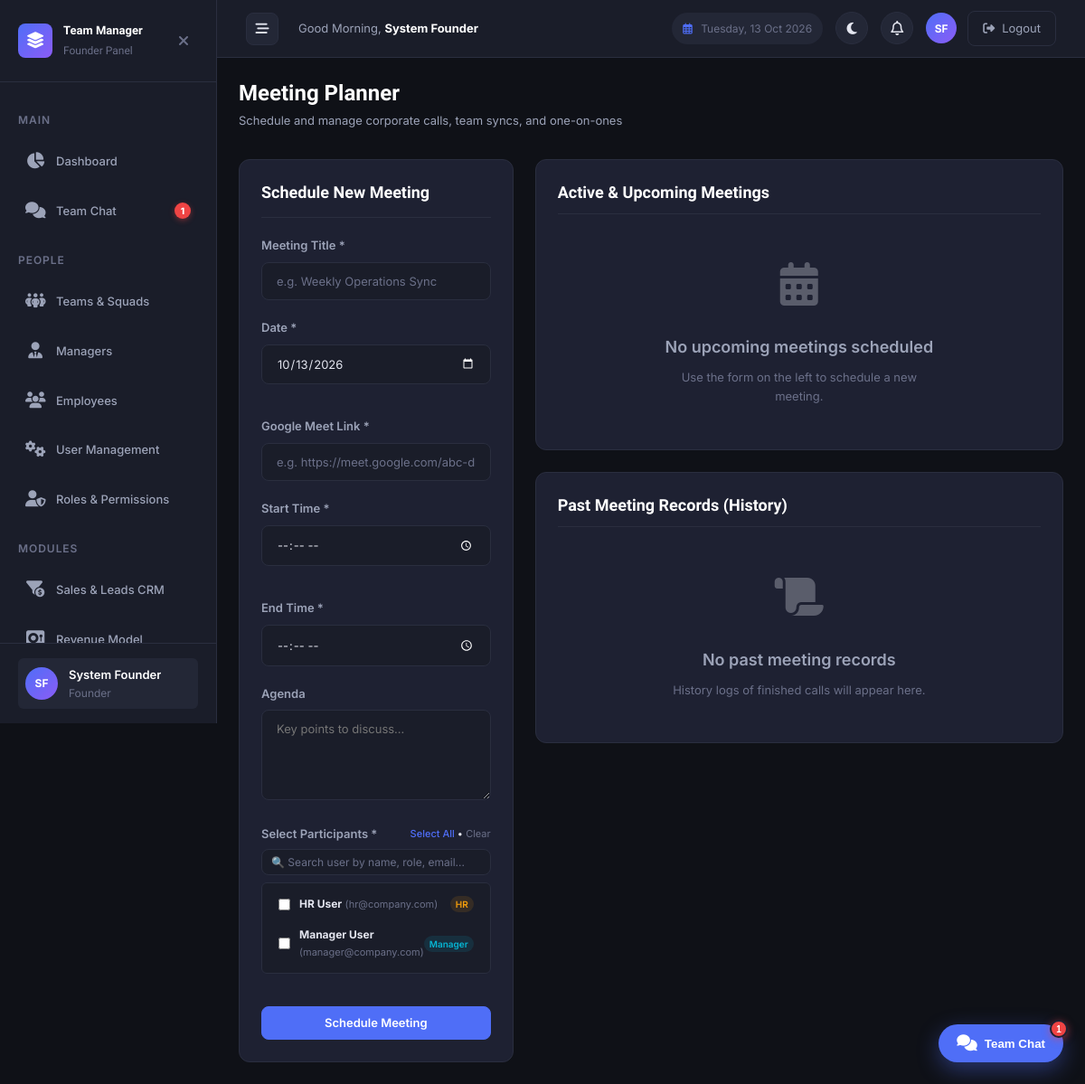
The app's page /founder/meetings.php (signed in) with its own data.
### tables this page shows
CREATE TABLE `roles` (
  `id` int NOT NULL AUTO_INCREMENT,
  `name` varchar(100) NOT NULL,
  `slug` varchar(50) NOT NULL,
  `description` text,
  `base_role` varchar(50) NOT NULL DEFAULT 'employee',
  `is_system` tinyint(1) NOT NULL DEFAULT '0',
  `created_at` timestamp NULL DEFAULT CURRENT_TIMESTAMP,
  `updated_at` timestamp NULL DEFAULT CURRENT_TIMESTAMP ON UPDATE CURRENT_TIMESTAMP,
  PRIMARY KEY (`id`),
  UNIQUE KEY `uk_slug` (`slug`)
);

CREATE TABLE `users` (
  `id` int NOT NULL AUTO_INCREMENT,
  `employee_id` varchar(50) DEFAULT NULL,
  `name` varchar(100) NOT NULL,
  `email` varchar(150) NOT NULL,
  `contact_no` varchar(20) DEFAULT NULL,
  `designation` varchar(100) DEFAULT NULL,
  `joining_date` date DEFAULT NULL,
  `base_salary` decimal(10,2) NOT NULL DEFAULT '30000.00',
  `password` varchar(255) NOT NULL,
  `pin` varchar(255) DEFAULT NULL,
  `role` varchar(50) NOT NULL DEFAULT 'employee',
  `manager_id` int DEFAULT NULL,
  `status` enum('active','inactive') NOT NULL DEFAULT 'active',
  `created_at` timestamp NULL DEFAULT CURRENT_TIMESTAMP,
  `updated_at` timestamp NULL DEFAULT CURRENT_TIMESTAMP ON UPDATE CURRENT_TIMESTAMP,
  `last_activity` timestamp NULL DEFAULT NULL,
  `presence_status` enum('automatic','dnd','away','offline') NOT NULL DEFAULT 'automatic',
  `custom_status_text` varchar(255) DEFAULT NULL,
  `custom_status_emoji` varchar(50) DEFAULT NULL,
  `last_active_at` timestamp NULL DEFAULT CURRENT_TIMESTAMP ON UPDATE CURRENT_TIMESTAMP,
  PRIMARY KEY (`id`),
  UNIQUE KEY `uk_email` (`email`),
  UNIQUE KEY `uk_employee_id` (`employee_id`),
  KEY `idx_role` (`role`),
  KEY `idx_manager_id` (`manager_id`),
  KEY `idx_status` (`status`),
  CONSTRAINT `fk_users_manager` FOREIGN KEY (`manager_id`) REFERENCES `users` (`id`) ON DELETE SET NULL ON UPDATE CASCADE
);

### founder/meetings.php (the view, shortened to what the rows shown need)
<?php
require_once __DIR__ . '/../includes/functions.php';
require_once __DIR__ . '/../includes/auth.php';
requireRole([ROLE_FOUNDER]);
$db = getDB();
$userId = getUserId();
$stmt = $db->prepare("
    SELECT id, name, role, email, designation
    FROM users
    WHERE status = 'active' AND id != ?
    ORDER BY FIELD(role, 'hr', 'manager', 'employee'), name ASC
");
$stmt->execute([$userId]);
$usersList = $stmt->fetchAll();
    ?>
    <?php
include __DIR__ . '/../includes/header.php';
?>
<div class="page-header">
    <div>
        <h1 class="page-title">Meeting Planner</h1>
    </div>
</div>
<div class="meetings-layout-grid">
    <div class="card fade-in">
        <form method="POST" action="" id="meeting-form">
            <div class="form-group" id="participants-container">
                <div id="participants-list-box" style="max-height: 200px; overflow-y: auto; border: 1px solid var(--color-border); border-radius: var(--radius-sm); padding: 8px 10px; background-color: var(--color-bg-secondary); display: flex; flex-direction: column; gap: 4px;">
                    <?php if (empty($usersList)): ?>
                        <div style="padding: 10px; text-align: center; color: var(--color-text-muted); font-size: 12px;">No other users available</div>
                    <?php else: ?>
                        <?php foreach ($usersList as $u): ?>
                            <label class="participant-item" style="display: flex; align-items: center; gap: 10px; cursor: pointer; padding: 5px 8px; border-radius: 4px; transition: background 0.15s ease;">
                                <input type="checkbox" name="participants[]" value="<?php echo $u['id']; ?>" class="participant-checkbox">
                                <div style="display: flex; align-items: center; justify-content: space-between; width: 100%; font-size: 12px;">
                                    <div>
                                        <strong style="color: var(--color-text-main);"><?php echo e($u['name']); ?></strong>
                                        <span style="color: var(--color-text-muted); font-size: 11px;">(<?php echo e($u['email']); ?>)</span>
                                    </div>
                                    <div>
                                        <?php if ($u['role'] === 'founder'): ?>
                                            <span class="badge badge-primary" style="font-size: 10px; padding: 2px 6px;"><i class="fa-solid fa-crown" style="font-size: 9px;"></i> Founder</span>
                                        <?php elseif ($u['role'] === 'manager'): ?>
                                            <span class="badge badge-info" style="font-size: 10px; padding: 2px 6px;">Manager</span>
                                        <?php elseif ($u['role'] === 'hr'): ?>
                                            <span class="badge badge-warning" style="font-size: 10px; padding: 2px 6px;">HR</span>
                                        <?php else: ?>
                                            <span class="badge badge-secondary" style="font-size: 10px; padding: 2px 6px;">Employee</span>
                                        <?php endif; ?>
                                    </div>
                                </div>
                            </label>
                        <?php endforeach; ?>
                    <?php endif; ?>
                </div>
            </div>
        </form>
    </div>
</div>
<?php include __DIR__ . '/../includes/footer.php'; ?>

### includes/sidebar.php (shortened to what the rows shown need)
<?php
$currentUser = getCurrentUser();
$userRole = $currentUser['role'] ?? '';
$baseRole = function_exists('getRoleBaseType') ? getRoleBaseType($userRole) : $userRole;
$sidebarChatUnread = isLoggedIn() ? countUnreadChatMessages((int)($currentUser['id'] ?? 0)) : 0;
$currentPage = basename($_SERVER['PHP_SELF'], '.php');
$currentDir = basename(dirname($_SERVER['PHP_SELF']));
function isActive(string $dir, string $page): string {
    global $currentDir, $currentPage;
    return ($currentDir === $dir && $currentPage === $page) ? ' active' : '';
}
?>
<aside class="sidebar" id="sidebar">
    <nav class="sidebar-nav">
        <?php if ($baseRole === ROLE_FOUNDER): ?>
            <a href="<?php echo BASE_URL; ?>/chat/index.php" class="sidebar-nav-item<?php echo isActive('chat', 'index'); ?>">
                <span class="nav-icon"><i class="fa-solid fa-comments"></i></span> Team Chat
                <span class="sidebar-chat-badge" style="display: <?php echo $sidebarChatUnread > 0 ? 'inline-flex' : 'none'; ?>;"><?php echo $sidebarChatUnread > 99 ? '99+' : $sidebarChatUnread; ?></span>
            </a>
        <?php endif; ?>
    </nav>
    <div class="sidebar-footer">
        <a href="<?php echo BASE_URL; ?>/profile.php" class="sidebar-user" style="text-decoration: none; display: flex; align-items: center; width: 100%; border-radius: var(--radius-sm); transition: background-color var(--transition-base); padding: var(--space-2);" onmouseover="this.style.backgroundColor='var(--color-bg-tertiary)'" onmouseout="this.style.backgroundColor='transparent'">
            <div class="sidebar-user-info">
                <div class="sidebar-user-name"><?php echo e($currentUser['name'] ?? 'User'); ?></div>
                <div class="sidebar-user-role"><?php echo ucwords(str_replace('_', ' ', e($userRole))); ?></div>
            </div>
        </a>
    </div>
</aside>

### records on screen
roles: id "1", base_role "Founder"
users: name "HR User", email "hr@company.com", role "HR"
users: name "Manager User", email "manager@company.com", role "Manager"

### other values on screen
str_replace('_', ' ', e($userRole)) "Founder"
$userInitials "SF"
$currentUser['name'] "System Founder"
$footerChatUnread "1"
